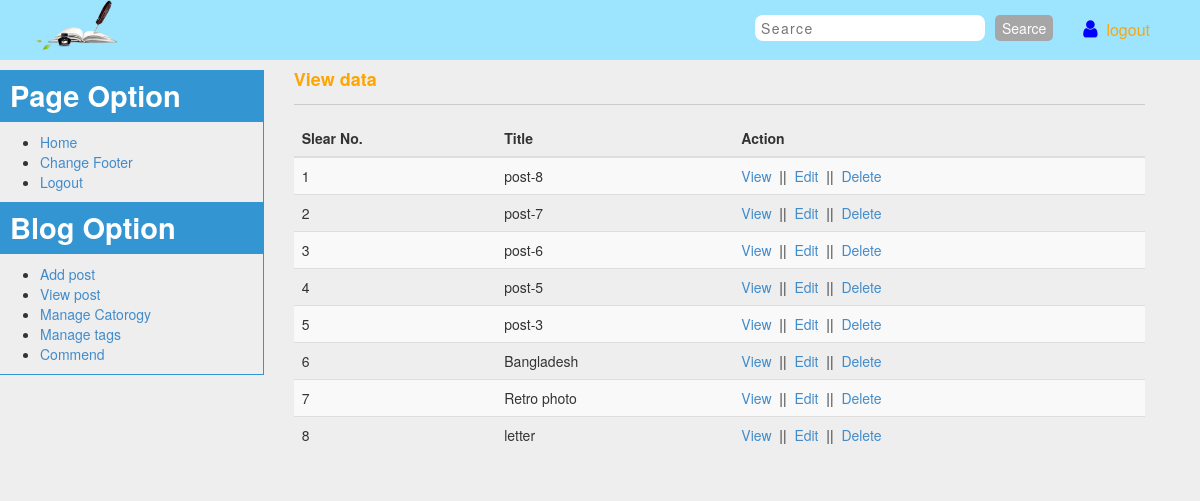
The page /admin/view_data.php (signed in) on the database its author committed.
### tables this page shows
CREATE TABLE `tbl_post` (
  `post_id` int(11) NOT NULL,
  `post_title` varchar(255) NOT NULL,
  `post_decription` text NOT NULL,
  `post_image` varchar(200) NOT NULL,
  `cat_id` int(11) NOT NULL,
  `tag_id` varchar(255) NOT NULL,
  `post_date` varchar(255) NOT NULL,
  `year` varchar(4) NOT NULL,
  `month` varchar(2) NOT NULL,
  `post_timestamp` varchar(255) NOT NULL
);

### admin/view_data.php (the view, shortened to what this page needs)
<?php
    include('../config.php');
?>
<?php include('header.php');?>
<div class="heading">
    <h4>View data  </h4>
    <hr>
    <table class="table table-striped ">
  <thead>
    <tr>
      <th scope="col">Slear No.</th>
      <th scope="col">Title</th>
      <th scope="col">Action</th>
    </tr>
  </thead>
  <tbody>
    <?php
        $i=0;
        $statement = $db->prepare("SELECT * FROM tbl_post ORDER BY post_id DESC ");
        $statement->execute();
        $result=$statement->fetchAll(PDO::FETCH_ASSOC);
        foreach ($result as $row) {
        $i++
    ?>
    <tr>
      <td scope="row"><?php echo $i; ?></td>
      <td><?php echo $row['post_title']; ?></td>
      <td>
            <a class="fancybox" href="#inline<?php echo $i; ?>" >View</a>
                            </td>
                        </tr>
                          </table>
            </div>
            &nbsp;||&nbsp;
            <a href="post_edit.php?id=<?php echo $row['post_id'];?>">Edit</a>
            &nbsp;||&nbsp;
            <a onclick="return confirmdelete();" href="delete_post.php?id=<?php echo $row['post_id'];?>">Delete</a>
    <?php
}
?>
<?php include('footer.php');?>

### admin/style.css (style rules this page uses)
html { color: #222; font-size: 1em; line-height: 1.4; }
hr { display: block; height: 1px; border: 0; border-top: 1px solid #ccc; margin: 1em 0; padding: 0; }
.heading h4 { color: orange; font-weight: bold; }
body { background: #eee !important; }

### rows shown on the page
tbl_post: post_title "post-8"
tbl_post: post_title "post-7"
tbl_post: post_title "post-6"
tbl_post: post_title "post-5"
tbl_post: post_title "post-3"
tbl_post: post_title "Bangladesh"
tbl_post: post_title "Retro photo"
tbl_post: post_title "letter"
